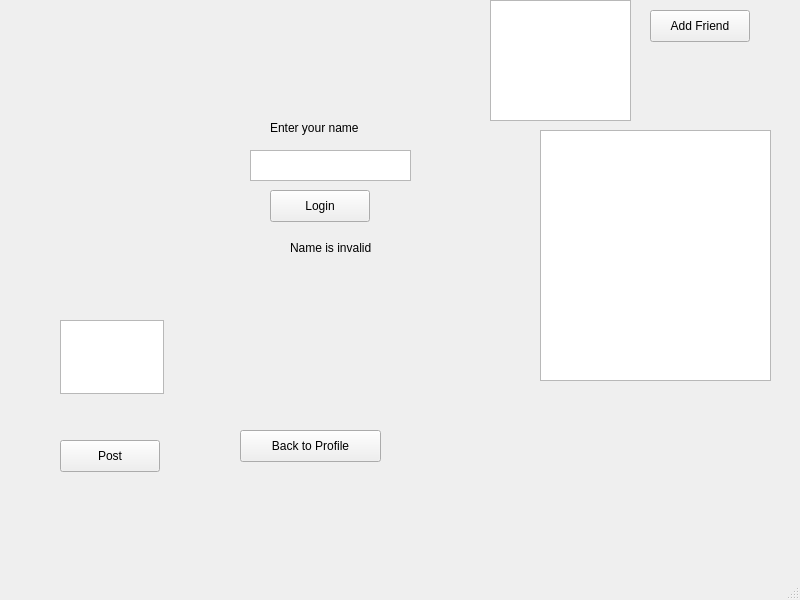
<?xml version="1.0" encoding="UTF-8"?>
<ui version="4.0">
 <class>MainWindow</class>
 <widget class="QMainWindow" name="MainWindow">
  <property name="geometry">
   <rect>
    <x>0</x>
    <y>0</y>
    <width>800</width>
    <height>600</height>
   </rect>
  </property>
  <property name="windowTitle">
   <string>MainWindow</string>
  </property>
  <widget class="QWidget" name="centralwidget">
   <widget class="QPushButton" name="LoginButton">
    <property name="geometry">
     <rect>
      <x>270</x>
      <y>190</y>
      <width>100</width>
      <height>32</height>
     </rect>
    </property>
    <property name="text">
     <string>Login</string>
    </property>
   </widget>
   <widget class="QTextEdit" name="loginName">
    <property name="geometry">
     <rect>
      <x>250</x>
      <y>150</y>
      <width>161</width>
      <height>31</height>
     </rect>
    </property>
   </widget>
   <widget class="QLabel" name="nameEnter">
    <property name="geometry">
     <rect>
      <x>270</x>
      <y>120</y>
      <width>131</width>
      <height>16</height>
     </rect>
    </property>
    <property name="text">
     <string>Enter your name</string>
    </property>
   </widget>
   <widget class="QLabel" name="invalid">
    <property name="geometry">
     <rect>
      <x>290</x>
      <y>240</y>
      <width>231</width>
      <height>16</height>
     </rect>
    </property>
    <property name="text">
     <string>Name is invalid</string>
    </property>
   </widget>
   <widget class="QLabel" name="Profile">
    <property name="geometry">
     <rect>
      <x>260</x>
      <y>20</y>
      <width>181</width>
      <height>31</height>
     </rect>
    </property>
    <property name="text">
     <string/>
    </property>
   </widget>
   <widget class="QLabel" name="fivePosts">
    <property name="geometry">
     <rect>
      <x>50</x>
      <y>110</y>
      <width>461</width>
      <height>281</height>
     </rect>
    </property>
    <property name="text">
     <string/>
    </property>
   </widget>
   <widget class="QTableWidget" name="friends">
    <property name="geometry">
     <rect>
      <x>540</x>
      <y>130</y>
      <width>231</width>
      <height>251</height>
     </rect>
    </property>
   </widget>
   <widget class="QPushButton" name="profileBack">
    <property name="geometry">
     <rect>
      <x>240</x>
      <y>430</y>
      <width>141</width>
      <height>32</height>
     </rect>
    </property>
    <property name="text">
     <string>Back to Profile</string>
    </property>
   </widget>
   <widget class="QTableWidget" name="suggestions">
    <property name="geometry">
     <rect>
      <x>490</x>
      <y>0</y>
      <width>141</width>
      <height>121</height>
     </rect>
    </property>
   </widget>
   <widget class="QPushButton" name="addFriend">
    <property name="geometry">
     <rect>
      <x>650</x>
      <y>10</y>
      <width>100</width>
      <height>32</height>
     </rect>
    </property>
    <property name="text">
     <string>Add Friend</string>
    </property>
   </widget>
   <widget class="QTextEdit" name="post">
    <property name="geometry">
     <rect>
      <x>60</x>
      <y>320</y>
      <width>104</width>
      <height>74</height>
     </rect>
    </property>
   </widget>
   <widget class="QPushButton" name="addPost">
    <property name="geometry">
     <rect>
      <x>60</x>
      <y>440</y>
      <width>100</width>
      <height>32</height>
     </rect>
    </property>
    <property name="text">
     <string>Post</string>
    </property>
   </widget>
  </widget>
  <widget class="QMenuBar" name="menubar">
   <property name="geometry">
    <rect>
     <x>0</x>
     <y>0</y>
     <width>800</width>
     <height>37</height>
    </rect>
   </property>
  </widget>
  <widget class="QStatusBar" name="statusbar"/>
 </widget>
 <resources/>
 <connections/>
</ui>
